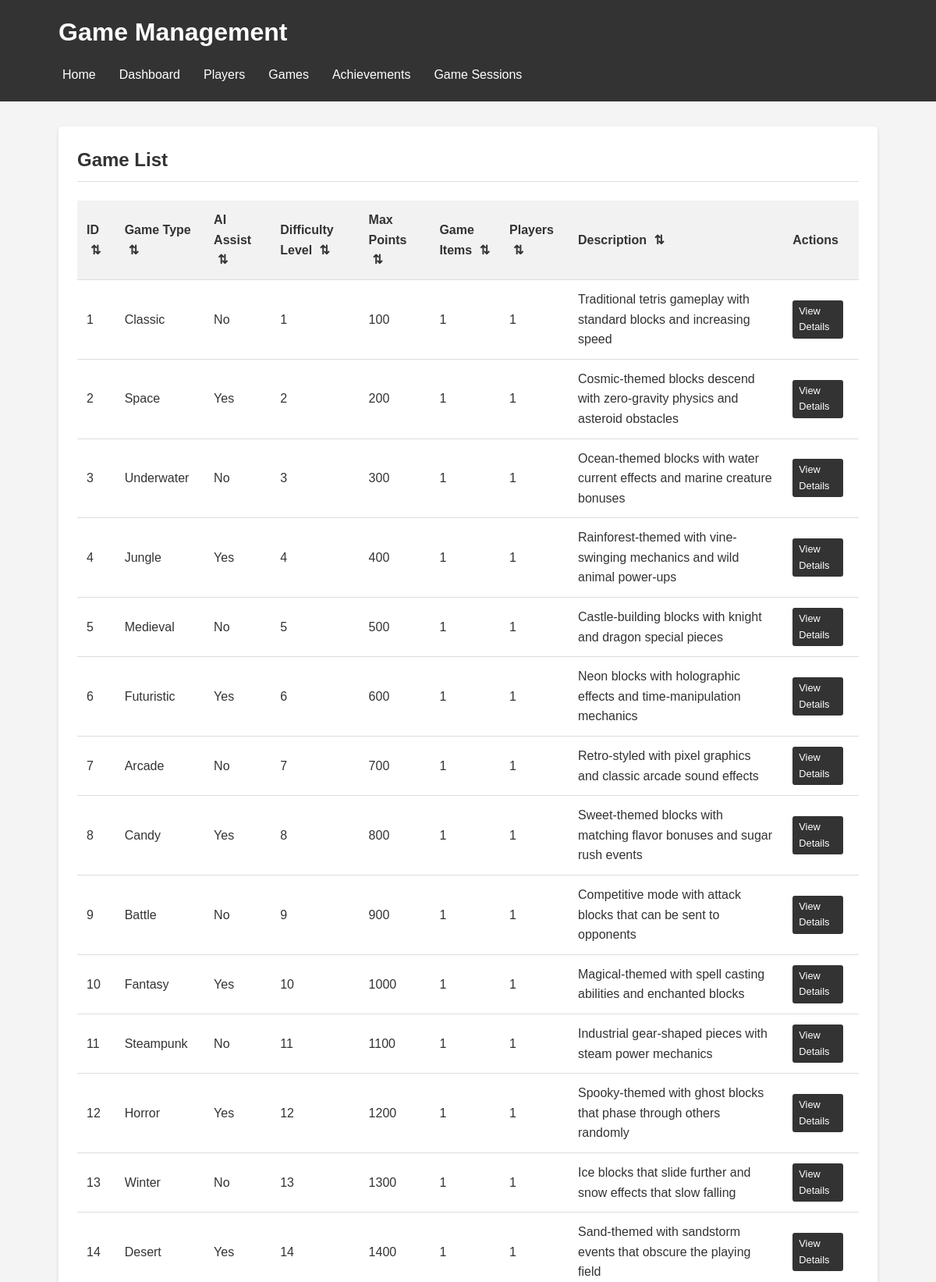
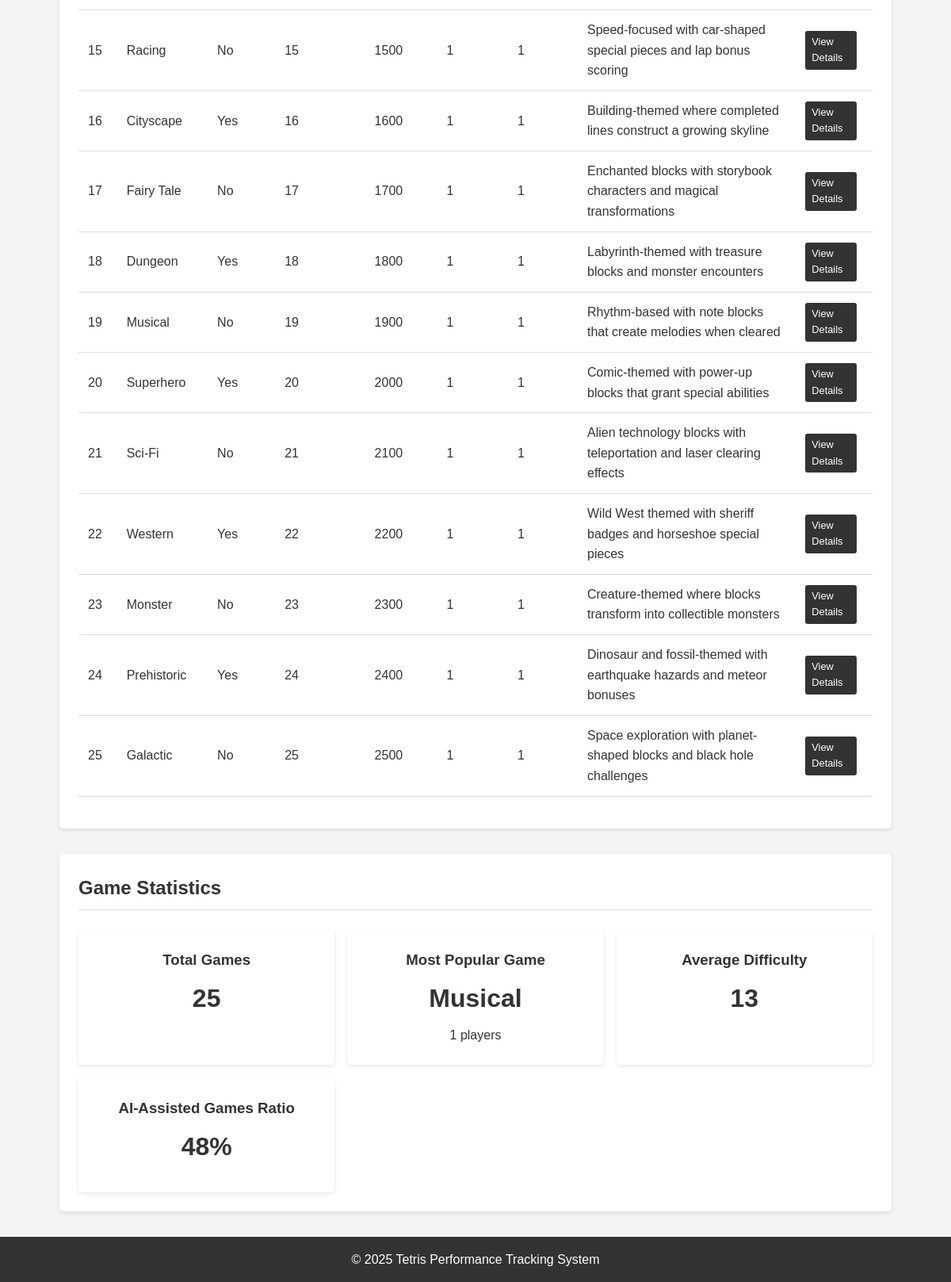
Screenshot of /games.php with the database file from the repository (2 pictures, top to bottom).
### tables this page shows
CREATE TABLE Game (
    game_id INT PRIMARY KEY,
    action_id INT NOT NULL,
    game_genre VARCHAR(50),
    ai_help_allowed BOOLEAN DEFAULT FALSE,
    difficulty_level INT,
    game_description VARCHAR(90),
    FOREIGN KEY (action_id) REFERENCES Action(action_id),
    FOREIGN KEY (difficulty_level) REFERENCES DifficultyLevel(difficulty_level)
);

CREATE TABLE DifficultyLevel (
    difficulty_level INT PRIMARY KEY,
    max_points INT NOT NULL
);

### games.php (the view, shortened to what this page needs)
<?php
include 'includes/db_connection.php';
$sql = "SELECT g.game_id, g.game_genre, g.ai_help_allowed, d.max_points,
        g.difficulty_level, g.game_description, a.action_id,
        COUNT(DISTINCT i.item_id) as item_count,
        COUNT(DISTINCT pg.player_id) as player_count
        FROM Game g
        LEFT JOIN DifficultyLevel d ON g.difficulty_level = d.difficulty_level
        LEFT JOIN Action a ON g.action_id = a.action_id
        LEFT JOIN Item i ON g.game_id = i.game_id
        LEFT JOIN PlayerGame pg ON g.game_id = pg.game_id
        GROUP BY g.game_id, g.game_genre, g.ai_help_allowed, d.max_points, g.difficulty_level,
                g.game_description, a.action_id
        ORDER BY g.game_id";
$games = $conn->query($sql);
?>
<!DOCTYPE html>
<html lang="en">
<head>
    <link rel="stylesheet" href="css/style.css">
</head>
<body>
    <header>
        <div class="container">
            <h1>Game Management</h1>
            <nav>
                <ul>
                    <li><a href="index.php">Home</a></li>
                    <li><a href="dashboard.php">Dashboard</a></li>
                    <li><a href="players.php">Players</a></li>
                    <li><a href="games.php">Games</a></li>
                    <li><a href="achievements.php">Achievements</a></li>
                    <li><a href="sessions.php">Game Sessions</a></li>
                </ul>
            </nav>
        </div>
    </header>
    <main class="container">
        <section class="game-list">
            <h2>Game List</h2>
            <table class="sortable">
                <thead>
                    <tr>
                        <th class="sortable-header">ID</th>
                        <th class="sortable-header">Game Type</th>
                        <th class="sortable-header">AI Assist</th>
                        <th class="sortable-header">Difficulty Level</th>
                        <th class="sortable-header">Max Points</th>
                        <th class="sortable-header">Game Items</th>
                        <th class="sortable-header">Players</th>
                        <th class="sortable-header">Description</th>
                        <th>Actions</th>
                    </tr>
                </thead>
                <tbody>
                <?php
                if($games && $games->num_rows > 0) {
                    while($game = $games->fetch_assoc()):
                ?>
                    <tr>
                        <td><?php echo $game['game_id']; ?></td>
                        <td><?php echo $game['game_genre']; ?></td>
                        <td><?php echo $game['ai_help_allowed'] ? 'Yes' : 'No'; ?></td>
                        <td><?php echo $game['difficulty_level']; ?></td>
                        <td><?php echo $game['max_points']; ?></td>
                        <td><?php echo $game['item_count']; ?></td>
                        <td><?php echo $game['player_count']; ?></td>
                        <td><?php echo $game['game_description']; ?></td>
                        <td>
                            <a href="game_details.php?id=<?php echo $game['game_id']; ?>" class="btn small">View Details</a>
                        </td>
                    </tr>
                <?php
                    endwhile;
                } else {
                    echo "<tr><td colspan='9'>No games found</td></tr>";
                }
                ?>
                </tbody>
            </table>
        </section>
        <section class="game-stats">
            <h2>Game Statistics</h2>
            <div class="stats-grid">
                <?php
                $result = $conn->query("SELECT COUNT(*) as total FROM Game");
                $row = $result->fetch_assoc();
                ?>
                <div class="stat-card">
                    <h3>Total Games</h3>
                    <p class="stat-number"><?php echo $row['total']; ?></p>
                </div>
                <?php
                $result = $conn->query("SELECT g.game_genre, COUNT(DISTINCT s.player_id) as player_count
                                      FROM Game g
                                      JOIN Session s ON g.game_id = s.game_id
                                      GROUP BY g.game_id, g.game_genre
                                      ORDER BY player_count DESC
                                      LIMIT 1");
                $row = $result->fetch_assoc();
                ?>
                <div class="stat-card">
                    <h3>Most Popular Game</h3>
                    <p class="stat-number"><?php echo isset($row['game_genre']) ? $row['game_genre'] : 'N/A'; ?></p>
                    <p><?php echo isset($row['player_count']) ? $row['player_count'] . ' players' : ''; ?></p>
                </div>
                <?php
                $result = $conn->query("SELECT AVG(difficulty_level) as avg_difficulty FROM Game");
                $row = $result->fetch_assoc();
                ?>
                <div class="stat-card">
                    <h3>Average Difficulty</h3>
                    <p class="stat-number"><?php echo round($row['avg_difficulty'], 1); ?></p>
                </div>
                <?php
                $result = $conn->query("SELECT
                                       (SELECT COUNT(*) FROM Game WHERE ai_help_allowed = TRUE) as ai_games,
                                       COUNT(*) as total_games
                                       FROM Game");
                $row = $result->fetch_assoc();
                $aiPercentage = ($row['total_games'] > 0) ? round(($row['ai_games'] / $row['total_games']) * 100, 1) : 0;
                ?>
                <div class="stat-card">
                    <h3>AI-Assisted Games Ratio</h3>
                    <p class="stat-number"><?php echo $aiPercentage; ?>%</p>
                </div>
            </div>
        </section>
    </main>
    <footer>
        <div class="container">
        <p>&copy; <?php echo date('Y'); ?> Tetris Performance Tracking System</p>
        </div>
    </footer>
</body>
</html>

### css/style.css (style rules this page uses)
* { margin: 0; padding: 0; box-sizing: border-box; }
body { font-family: 'Arial', sans-serif; line-height: 1.6; color: #333; background-color: #f4f4f4; }
.container { width: 90%; max-width: 1200px; margin: 0 auto; padding: 0 15px; }
header { background: #333; color: #fff; padding: 1rem 0; margin-bottom: 2rem; }
header h1 { margin-bottom: 1rem; }
nav ul { display: flex; flex-wrap: wrap; list-style: none; }
nav ul li { margin-right: 20px; margin-bottom: 5px; }
nav ul li a { color: #fff; text-decoration: none; padding: 5px; transition: all 0.3s ease; }
main { padding-bottom: 2rem; }
section { margin-bottom: 2rem; background: #fff; padding: 1.5rem; border-radius: 5px; box-shadow: 0 2px 5px rgba(0,0,0,0.1); }
section h2 { border-bottom: 1px solid #ddd; padding-bottom: 0.5rem; margin-bottom: 1.5rem; }
table { width: 100%; border-collapse: collapse; margin-bottom: 1rem; }
table th, table td { padding: 0.75rem; text-align: left; border-bottom: 1px solid #ddd; }
table th { background-color: #f2f2f2; font-weight: bold; }
button, .btn { display: inline-block; background: #333; color: #fff; border: none; padding: 0.5rem 1rem; margin-right: 0.5rem; border-radius: 3px; cursor: pointer; text-decoration: none; font-size: 1rem; transition: background 0.3s ease; }
.btn.small { padding: 0.25rem 0.5rem; font-size: 0.8rem; }
.stats-grid { display: grid; grid-template-columns: repeat(auto-fill, minmax(250px, 1fr)); gap: 1rem; }
.stat-card { background: #fff; padding: 1.5rem; border-radius: 5px; box-shadow: 0 2px 5px rgba(0,0,0,0.1); text-align: center; transition: transform 0.3s ease; }
.stat-number { font-size: 2rem; font-weight: bold; margin: 0.5rem 0; color: #333; }
th.sortable-header { cursor: pointer; }
footer { background: #333; color: #fff; text-align: center; padding: 1rem 0; margin-top: 2rem; }

### rows the page displays
game: game_id "1", game_genre "Classic", ai_help_allowed "No", difficulty_level "1", difficulty_level.max_points "100", item_count "1", player_count "1", game_description "Traditional tetris gameplay with standard blocks and increasing speed"
game: game_id "2", game_genre "Space", ai_help_allowed "Yes", difficulty_level "2", difficulty_level.max_points "200", item_count "1", player_count "1", game_description "Cosmic-themed blocks descend with zero-gravity physics and asteroid obstacles"
game: game_id "3", game_genre "Underwater", ai_help_allowed "No", difficulty_level "3", difficulty_level.max_points "300", item_count "1", player_count "1", game_description "Ocean-themed blocks with water current effects and marine creature bonuses"
game: game_id "4", game_genre "Jungle", ai_help_allowed "Yes", difficulty_level "4", difficulty_level.max_points "400", item_count "1", player_count "1", game_description "Rainforest-themed with vine-swinging mechanics and wild animal power-ups"
game: game_id "5", game_genre "Medieval", ai_help_allowed "No", difficulty_level "5", difficulty_level.max_points "500", item_count "1", player_count "1", game_description "Castle-building blocks with knight and dragon special pieces"
game: game_id "6", game_genre "Futuristic", ai_help_allowed "Yes", difficulty_level "6", difficulty_level.max_points "600", item_count "1", player_count "1", game_description "Neon blocks with holographic effects and time-manipulation mechanics"
game: game_id "7", game_genre "Arcade", ai_help_allowed "No", difficulty_level "7", difficulty_level.max_points "700", item_count "1", player_count "1", game_description "Retro-styled with pixel graphics and classic arcade sound effects"
game: game_id "8", game_genre "Candy", ai_help_allowed "Yes", difficulty_level "8", difficulty_level.max_points "800", item_count "1", player_count "1", game_description "Sweet-themed blocks with matching flavor bonuses and sugar rush events"
game: game_id "9", game_genre "Battle", ai_help_allowed "No", difficulty_level "9", difficulty_level.max_points "900", item_count "1", player_count "1", game_description "Competitive mode with attack blocks that can be sent to opponents"
game: game_id "10", game_genre "Fantasy", ai_help_allowed "Yes", difficulty_level "10", difficulty_level.max_points "1000", item_count "1", player_count "1", game_description "Magical-themed with spell casting abilities and enchanted blocks"
game: game_id "11", game_genre "Steampunk", ai_help_allowed "No", difficulty_level "11", difficulty_level.max_points "1100", item_count "1", player_count "1", game_description "Industrial gear-shaped pieces with steam power mechanics"
game: game_id "12", game_genre "Horror", ai_help_allowed "Yes", difficulty_level "12", difficulty_level.max_points "1200", item_count "1", player_count "1", game_description "Spooky-themed with ghost blocks that phase through others randomly"
game: game_id "13", game_genre "Winter", ai_help_allowed "No", difficulty_level "13", difficulty_level.max_points "1300", item_count "1", player_count "1", game_description "Ice blocks that slide further and snow effects that slow falling"
game: game_id "14", game_genre "Desert", ai_help_allowed "Yes", difficulty_level "14", difficulty_level.max_points "1400", item_count "1", player_count "1", game_description "Sand-themed with sandstorm events that obscure the playing field"
game: game_id "15", game_genre "Racing", ai_help_allowed "No", difficulty_level "15", difficulty_level.max_points "1500", item_count "1", player_count "1", game_description "Speed-focused with car-shaped special pieces and lap bonus scoring"
game: game_id "16", game_genre "Cityscape", ai_help_allowed "Yes", difficulty_level "16", difficulty_level.max_points "1600", item_count "1", player_count "1", game_description "Building-themed where completed lines construct a growing skyline"
game: game_id "17", game_genre "Fairy Tale", ai_help_allowed "No", difficulty_level "17", difficulty_level.max_points "1700", item_count "1", player_count "1", game_description "Enchanted blocks with storybook characters and magical transformations"
game: game_id "18", game_genre "Dungeon", ai_help_allowed "Yes", difficulty_level "18", difficulty_level.max_points "1800", item_count "1", player_count "1", game_description "Labyrinth-themed with treasure blocks and monster encounters"
game: game_id "19", game_genre "Musical", ai_help_allowed "No", difficulty_level "19", difficulty_level.max_points "1900", item_count "1", player_count "1", game_description "Rhythm-based with note blocks that create melodies when cleared"
game: game_id "20", game_genre "Superhero", ai_help_allowed "Yes", difficulty_level "20", difficulty_level.max_points "2000", item_count "1", player_count "1", game_description "Comic-themed with power-up blocks that grant special abilities"
game: game_id "21", game_genre "Sci-Fi", ai_help_allowed "No", difficulty_level "21", difficulty_level.max_points "2100", item_count "1", player_count "1", game_description "Alien technology blocks with teleportation and laser clearing effects"
game: game_id "22", game_genre "Western", ai_help_allowed "Yes", difficulty_level "22", difficulty_level.max_points "2200", item_count "1", player_count "1", game_description "Wild West themed with sheriff badges and horseshoe special pieces"
game: game_id "23", game_genre "Monster", ai_help_allowed "No", difficulty_level "23", difficulty_level.max_points "2300", item_count "1", player_count "1", game_description "Creature-themed where blocks transform into collectible monsters"
game: game_id "24", game_genre "Prehistoric", ai_help_allowed "Yes", difficulty_level "24", difficulty_level.max_points "2400", item_count "1", player_count "1", game_description "Dinosaur and fossil-themed with earthquake hazards and meteor bonuses"
game: game_id "25", game_genre "Galactic", ai_help_allowed "No", difficulty_level "25", difficulty_level.max_points "2500", item_count "1", player_count "1", game_description "Space exploration with planet-shaped blocks and black hole challenges"

### other values shown
$row['total'] "25"
$row['game_genre'] "Musical"
$row['player_count'] "1"
$row['avg_difficulty'] "13"
$aiPercentage "48"
